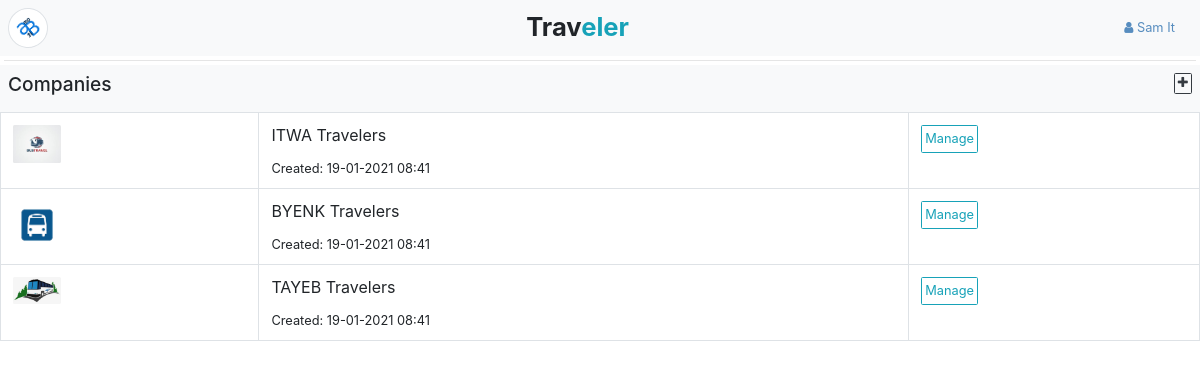
/company/ (signed in), run on an earlier commit of the app's database.
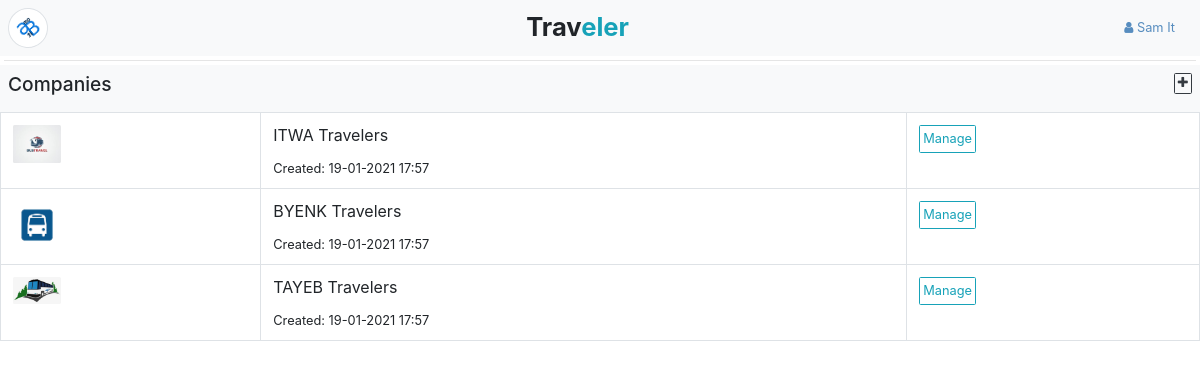
And on a later commit of the database.
### app/models/models.py (models this page shows, shortened)
class Profile(db.Model):
    id = db.Column(db.Integer, primary_key=True)
    first_name = db.Column(db.String(64), nullable=False)
    last_name = db.Column(db.String(64), nullable=False)
    email = db.Column(db.String(64), unique=True, nullable=False)
    telephone = db.Column(db.String(16), nullable=False)
    email_valid = db.Column(db.Boolean, default=False)
    telephone_valid = db.Column(db.Boolean, default=False)
    credit = db.Column(db.Float, default=0.0)
    is_admin = db.Column(db.Boolean())
    is_manager = db.Column(db.Boolean())
    is_cashier = db.Column(db.Boolean())
    is_passenger = db.Column(db.Boolean())
    branch_id = db.Column(db.Integer, db.ForeignKey("branch.id"))
    user_id = db.Column(db.Integer, db.ForeignKey("user.id", ondelete="CASCADE"), nullable=False)
    payments = db.relationship("Payment", backref="profile")
    def display_name(self):
        return f"{self.first_name} {self.last_name}"

class TimestampedModel(Model):
    created_at = Column(DateTime, default=now())
    updated_at = Column(DateTime)

class Company(db.Model, TimestampedModel):
    id = db.Column(db.Integer, primary_key=True)
    name = db.Column(db.String(64))
    logo = db.Column(db.String(64))
    branches = db.relationship("Branch", backref="company")
    buses = db.relationship("Bus", backref="company")
    statuses = db.relationship("Status", backref="company")
    payments = db.relationship("Payment", backref="company")

### app/WEB/views/company.py (the view)
@company_bp.route("/", methods=["GET"])
@login_required
def get_companies():
    companies = Company.query.all()
    return render_template("company/companies.html", companies=companies)

### app/WEB/context_processors.py (called while the page is built)
@app.context_processor
def application():
	return  {
		"HOST": app.config.get("HOST_ADDRESS")
	}

@app.context_processor
def company():
	context = dict()
	if current_user.is_authenticated:
		context["profile"] = current_user.profile
		branch = current_user.profile.branch
		if branch:
			context["branch"] = branch
			context["company"] = branch.company
	return context

### app/WEB/template_filters.py (called while the page is built)
def datetimeformat(value, format='%d-%m-%Y %H:%M'):
	if isinstance(value, datetime):
		return value.strftime(format)

### app/models/models.py (called while the page is built)
    def __str__(self):
        return self.profile.display_name()

### app/setup.py (called while the page is built)
@login_manager.user_loader
def load_user(user_id):
	return User.query.get(user_id)

### app/templates/company/companies.html
{% extends 'index/admin-base.html' %}
{% block back_and_home %}
	<img style="width: 2.5rem; transform: rotate(-40deg);" src="{{url_for('static', filename='img/logo.png')}}" class="p-0 img-thumbnail rounded-circle" />
{% endblock %}
{% block content %}
	<div class="container-fluid p-0">
	    <div class="bg-light p-2 fixed d-flex">
	        <div class="flex-fill m-auto">
	            <h4>Companies</h4>
	        </div>
	        <div align="right">
	            <a class="btn btn-outline-dark" href="{{ url_for('company.create_company') }}"><span class="fa fa-plus"></span></a>
	        </div>
	    </div>
	    <table class="table table-responsive-sm border">
	        <tbody>
	            {% for company in companies %}
	                <tr>
	                    <td>
	                    	<img class="img-fluid rounded" style="width: 3rem;" src="{{url_for('company.get_company_logo', logoname=company.logo)}}" />
	                    </td>
	                    <td class="border m-auto">
	                        <p>{{ company.name }}</p>
	                        <small>Created: {{company.created_at|datetimeformat}}</small>
	                    </td>
	                    <td><a href="{{ url_for('company.get_company_buses', company_id=company.id) }}" class='btn btn-outline-info'>Manage</a></td>
	                </tr>
	            {% else %}
	                <div class="container" align="center">
	                    <label class="display-4 text-muted">No Companies!</label>
	                    <hr>
	                    <a class="btn btn-outline-dark" href="{{ url_for('company.create_company') }}"><span class="fa fa-plus"></span> New Company</a>
	                </div>
	            {% endfor %}
	        </tbody>
	    </table>
	</div>
{% endblock %}

### app/templates/index/admin-base.html (shortened to what this page needs)
{% extends 'base.html' %}
{% block body %}
	<body>
		<div class="bg-light d-flex p-2">
			<div class="d-flex flex-fill">
				<div>
					{% block back_and_home %}{% endblock %}
				</div>
				<h2 class="m-1 text-center flex-fill"><strong>Trav<span class="text-info">eler</span></strong></h2>
            </div>
            <button type="button" class="btn btn-link nav-link" data-toggle="dropdown">
				<span class="fa fa-user"></span> {{current_user}}</span>
			</button>
        </div>
        <hr class="m-1">
		{% block content %}
		{% endblock %}
	</body>
{% endblock %}

### app/templates/base.html (shortened to what this page needs)
<html>
	<head>
		<link rel="stylesheet" type="text/css" href="{{ url_for('static', filename='css/bootstrap.min.css') }}">
		<link rel="stylesheet" type="text/css" href="{{ url_for('static', filename='css/cropper.min.css') }}">
		<link rel="stylesheet" type="text/css" href="{{ url_for('static', filename='css/tempusdominus-bootstrap-4.min.css') }}">
		<link rel="stylesheet" type="text/css" href="{{ url_for('static', filename='css/style.css') }}">
		<link rel="stylesheet" type="text/css" href="{{ url_for('static', filename='css/font-awesome.min.css') }}">
	</head>
	<body>
		{% block body %}
		{% endblock %}
	</body>
</html>

### app/static/css/style.css (style rules this page uses)
.fixed { position:sticky; top:0; z-index:1; }

What changed in the data, as far as the page shows it:
changed Company "ITWA Travelers": created_at "19-01-2021 08:41" → "19-01-2021 17:57"
changed Company "BYENK Travelers": created_at "19-01-2021 08:41" → "19-01-2021 17:57"
changed Company "TAYEB Travelers": created_at "19-01-2021 08:41" → "19-01-2021 17:57"
